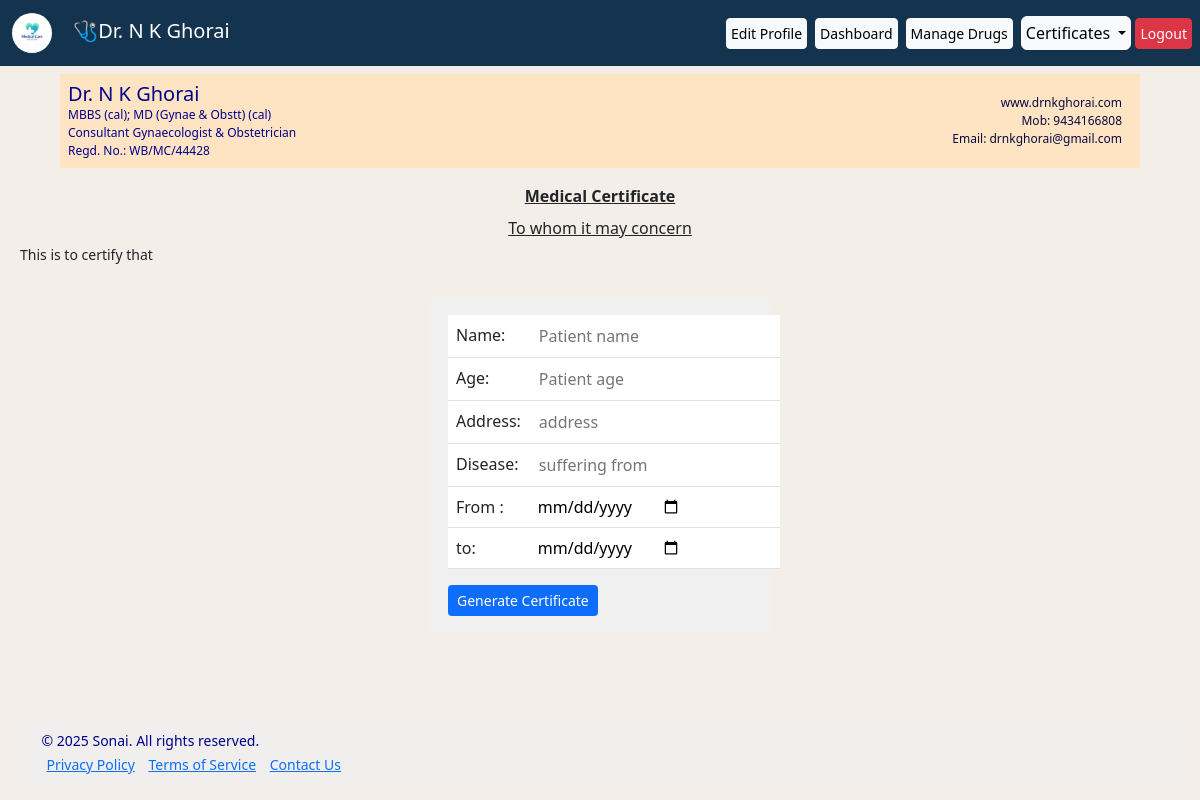
The app's page /certificate/medical (signed in) with its own data.
### models.py (models this page shows, shortened)
class User(db.Model, UserMixin):
    id = db.Column(db.Integer, primary_key=True)
    username = db.Column(db.String(80), unique=False, nullable=False)
    password_hash = db.Column(db.String(255), nullable=False)
    email = db.Column(db.String(120), unique=True, nullable=True)
    doc_mob = db.Column(db.String(20), unique=True, nullable=True)
    degree = db.Column(db.String(100), nullable=True)
    website = db.Column(db.String(100), nullable=True)
    reg_no = db.Column(db.String(70), unique=True, nullable=True)
    patients = db.relationship('Patient', backref='owner', lazy='dynamic')

### app.py (the view)
@app.route("/certificate/medical")
@login_required
def medical_certificate():
    now=datetime.now()
    return render_template("certificate/medical_certificate.html",
                           now=datetime.now())

### app.py (called while the page is built)
@login_manager.user_loader
def load_user(user_id):
    return User.query.get(int(user_id))

### templates/certificate/medical_certificate.html (shortened to what this page needs)
{% extends "base.html" %}
{% block content %}
<body>
  <div class="header d-flex justify-content-between align-items-center p-2 mt-0">
      <div class="col-md-6 mt-0">
        <h5 class="mb-0" style="color:darkblue;">Dr. N K Ghorai</h5>
        <p class="other mb-0">{{current_user.degree}}</p>
        <p class="other mb-0">Consultant Gynaecologist  & Obstetrician</p>
        <p class="other mb-0">Regd. No.: WB/MC/44428</p>
      </div>
    <div class=" text-end header-right">
      <p class="mb-0">{{current_user.website}}</p>
      <p class="mb-0">Mob: {{current_user.doc_mob}}</p>
      <p class="mb-0">Email: {{current_user.email}}</p>
      </div>
    </div>
  </div>
  <p class="text-center mb-2 mt-3"><u><b>Medical Certificate</b></u></p>
  <p class="text-center mb-1"><u>To whom it may concern</u></p>
  <p class="certify mb-0"> This is to certify that</p>
  <div id="myDiv" class="form-container justify-content-center mb-0">
  </div>
  <div>
  </div>
  <div class="container">
  <div class="row">
    <div id="myForm">
      <table class="table">
        <tr>
          <td>Name:</td><td><input type="text" id="name" placeholder="Patient name"></td> </tr>
        <tr>
          <td>Age:</td><td><input type="text" id="age" placeholder="Patient age"></td></tr>
        <tr>
          <td>Address:</td><td><input type="text" id="address" placeholder="address"></td> </tr>
        <tr>
          <td>Disease:</td><td><input type="text" id="disease" placeholder="suffering from"></td></tr>
        <tr aria-colspan="2">
          <td>From :</td><td><input type="date" id="from_date" placeholder="suffering from"></td></tr>
        <tr>
          <td>to:</td><td><input type="date" id="to_date" placeholder="Patient name"></td>        </tr>
        </table>
    <button class="btn btn-sm bg-primary text-white"
     onclick="updateParagraph(); generate()">Generate Certificate</button>
</div>
  <div>
  </div>
  <div class="opinion">
  </div>
</div>
</body>
</html>
{% endblock %}

### templates/base.html (shortened to what this page needs)
<!DOCTYPE html>
<html lang="en">
<head>
    <link rel="stylesheet" href="https://cdn.jsdelivr.net/npm/bootstrap-icons@1.11.3/font/bootstrap-icons.min.css">
    <link href="https://cdn.jsdelivr.net/npm/bootstrap@5.3.0/dist/css/bootstrap.min.css" rel="stylesheet">
</head>
<body>
    <nav class="navbar navbar-expand-lg navbar-dark mb-0">
    <div class="container-fluid d-flex justify-content-between align-items-center">
        <a class="navbar-brand me-auto" href="#">
             <img src="{{ url_for('static',filename='logo.png') }}" style="height:40px; border-radius: 30px;" alt="Logo" class="me-3"/>
           <span>🩺{{current_user.username}}</span>
        </a>
   </div>
        <div class="collapse navbar-collapse align-items-end" id="navbarNav">
            <ul class="navbar-nav d-flex align-items-center ms-auto">
                {% if current_user.is_authenticated %}
                <li class="nav-item">
                    <a class="btn btn-sm btn-light me-2 p-1" href="{{ url_for('edit_profile', doctor_id=current_user.id) }}">Edit Profile</a>
                </li>
                <li class="nav-item"><a class="btn btn-sm btn-light me-2 p-1" href="{{ url_for('dashboard') }}"  class="btn btn-sm btn-primary p-1">Dashboard</a>
                    </li>
                    <li class="nav-item"> <a class="btn btn-sm btn-light me-2 p-1" href="{{ url_for('import_static_drugs') }}" class="btn btn-sm btn-primary p-1">Manage Drugs</a>
                   </li>
                <li class="nav-item dropdown">
                   <a class=" certBtn btn btn-primary btn-light me-1 p-1 dropdown-toggle" href="#" role="button" id="certificatesDropdown" data-bs-toggle="dropdown" aria-expanded="false">
                              Certificates </a>
</li>
                <li class="nav-item">
                    <a class="btn btn-sm btn-danger me-2 p-1" href="{{ url_for('logout') }}">Logout</a>
                </li>
                {% else %}
                <li class="nav-item">
                    <a class="btn btn-sm btn-light" href="{{ url_for('login') }}">Login</a>
                </li>
                {% endif %}
            </ul>
        </div>
</nav>
<div class="content">
    {% block content %} {% endblock %}
<footer class="footer px-4">
    <div class="footer-content">
        <p>&copy; 2025 Sonai. All rights reserved.</p>
        <div class="footer-links">
            <a href="#">Privacy Policy</a>
            <a href="#">Terms of Service</a>
            <a href="#">Contact Us</a>
        </div>
    </div>
</footer>
</body>
</html>

### templates/base.html (style rules this page uses)
body { margin: 0; padding: 0; background-color: rgb(243, 238, 231); display: flex; flex-direction: column; min-height: 100vh; }
.container, .conntainer-fluid { margin-top: 0; padding-top: 0; }
ul, li { text-decoration:none ; list-style: none; }
.btn { white-space: nowrap; max-width: max-content; }
.footer { background-color: rgb(241, 239, 237); color: darkblue; padding: 1rem 1.5rem; font-size: 0.875rem; line-height: 0.5rem; margin: auto; width:calc(100% - 35px); margin-top: auto; margin-bottom: 15px; }
.footer-links a { max-width: 800px; margin: 0 auto; padding: 5px; }
.navbar { background-color: #13334e; margin-bottom: 0; }

### templates/certificate/medical_certificate.html (style rules this page uses)
.header { background-color: bisque; width: 90vw; margin-left: auto; margin-right: auto; }
.other { font-size: 12px; color:darkblue; }
.header-right { font-size: 12px; color:rgb(8, 8, 63); margin-right: 10px; }
input { border:lightgray; }
#myForm { background-color:rgb(240, 240, 240); padding:18px; width:340px; margin-left: auto; margin-right: auto; }
.certify { font-size: 14px; margin-left:20px; }
.opinion { margin-top:20px; font-size:11px; color:darkblue; }

### records on screen
User: username "Dr. N K Ghorai", degree "MBBS (cal); MD (Gynae & Obstt) (cal)", website "www.drnkghorai.com", doc_mob "9434166808", email "drnkghorai@gmail.com"
